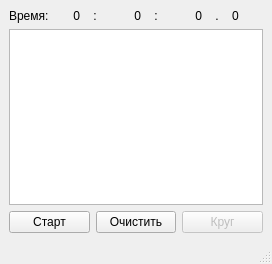
<?xml version="1.0" encoding="UTF-8"?>
<ui version="4.0">
 <class>MainWindow</class>
 <widget class="QMainWindow" name="MainWindow">
  <property name="geometry">
   <rect>
    <x>0</x>
    <y>0</y>
    <width>272</width>
    <height>264</height>
   </rect>
  </property>
  <property name="minimumSize">
   <size>
    <width>272</width>
    <height>264</height>
   </size>
  </property>
  <property name="maximumSize">
   <size>
    <width>272</width>
    <height>264</height>
   </size>
  </property>
  <property name="windowTitle">
   <string>Секундомер</string>
  </property>
  <widget class="QWidget" name="centralwidget">
   <layout class="QGridLayout" name="gridLayout_3">
    <item row="0" column="0">
     <layout class="QGridLayout" name="gridLayout">
      <property name="spacing">
       <number>0</number>
      </property>
      <item row="0" column="0">
       <widget class="QLabel" name="lb_General">
        <property name="text">
         <string>Время:</string>
        </property>
       </widget>
      </item>
      <item row="0" column="1">
       <widget class="QLabel" name="lb_hours">
        <property name="text">
         <string>0</string>
        </property>
        <property name="alignment">
         <set>Qt::AlignRight|Qt::AlignTrailing|Qt::AlignVCenter</set>
        </property>
       </widget>
      </item>
      <item row="0" column="2">
       <widget class="QLabel" name="lb_minutes_gen">
        <property name="text">
         <string>:</string>
        </property>
        <property name="alignment">
         <set>Qt::AlignCenter</set>
        </property>
       </widget>
      </item>
      <item row="0" column="3">
       <widget class="QLabel" name="lb_minutes">
        <property name="text">
         <string>0</string>
        </property>
        <property name="alignment">
         <set>Qt::AlignRight|Qt::AlignTrailing|Qt::AlignVCenter</set>
        </property>
       </widget>
      </item>
      <item row="0" column="4">
       <widget class="QLabel" name="lb_seconds_gen">
        <property name="text">
         <string>:</string>
        </property>
        <property name="alignment">
         <set>Qt::AlignCenter</set>
        </property>
       </widget>
      </item>
      <item row="0" column="5">
       <widget class="QLabel" name="lb_seconds">
        <property name="text">
         <string>0</string>
        </property>
        <property name="alignment">
         <set>Qt::AlignRight|Qt::AlignTrailing|Qt::AlignVCenter</set>
        </property>
       </widget>
      </item>
      <item row="0" column="6">
       <widget class="QLabel" name="lb_dot">
        <property name="enabled">
         <bool>true</bool>
        </property>
        <property name="text">
         <string>.</string>
        </property>
        <property name="alignment">
         <set>Qt::AlignCenter</set>
        </property>
       </widget>
      </item>
      <item row="0" column="7">
       <widget class="QLabel" name="lb_decseconds">
        <property name="text">
         <string>0</string>
        </property>
       </widget>
      </item>
     </layout>
    </item>
    <item row="1" column="0">
     <widget class="QTextBrowser" name="textBrowser"/>
    </item>
    <item row="2" column="0">
     <layout class="QGridLayout" name="gridLayout_2">
      <item row="0" column="0">
       <widget class="QPushButton" name="pb_StartStop">
        <property name="text">
         <string>Старт</string>
        </property>
       </widget>
      </item>
      <item row="0" column="1">
       <widget class="QPushButton" name="pb_Clear">
        <property name="text">
         <string>Очистить</string>
        </property>
       </widget>
      </item>
      <item row="0" column="2">
       <widget class="QPushButton" name="pb_Round">
        <property name="enabled">
         <bool>false</bool>
        </property>
        <property name="text">
         <string>Круг</string>
        </property>
       </widget>
      </item>
     </layout>
    </item>
   </layout>
  </widget>
  <widget class="QMenuBar" name="menubar">
   <property name="geometry">
    <rect>
     <x>0</x>
     <y>0</y>
     <width>272</width>
     <height>21</height>
    </rect>
   </property>
  </widget>
  <widget class="QStatusBar" name="statusbar"/>
 </widget>
 <resources/>
 <connections/>
</ui>
